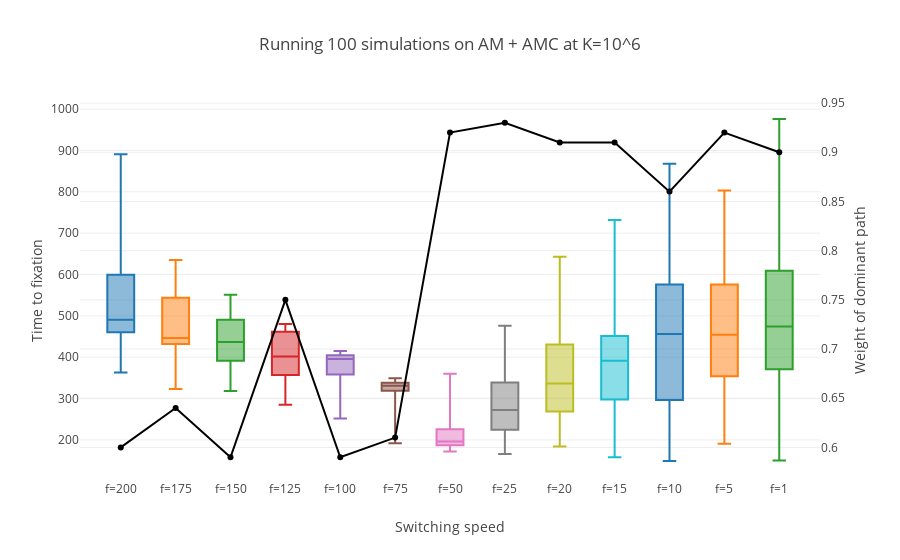

Notebook source saved alongside this figure:
### Markdown cell above
### K=10^6

### Code cell
#display(table_switching(pairs[1], carrying_cap=10**6, prob_mutation=10**-5))
box_switching(pairs[1], k=6)
